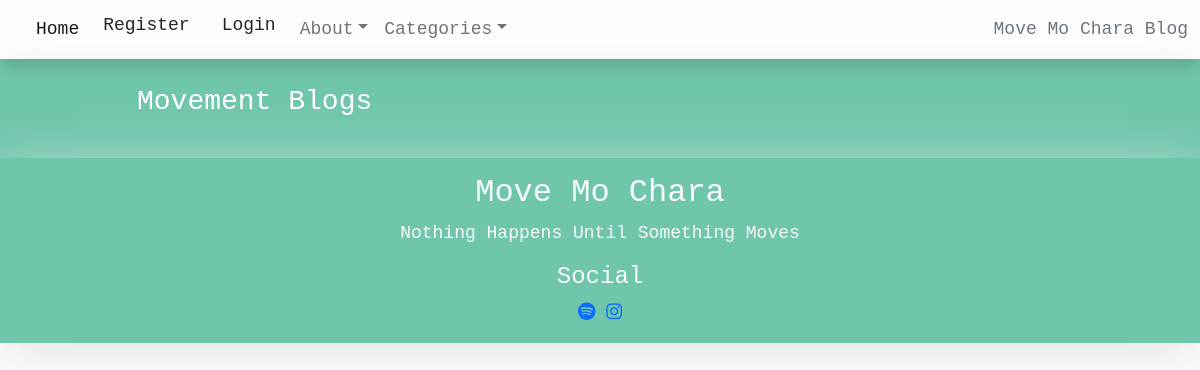
Page /category/movement on the earlier database version.
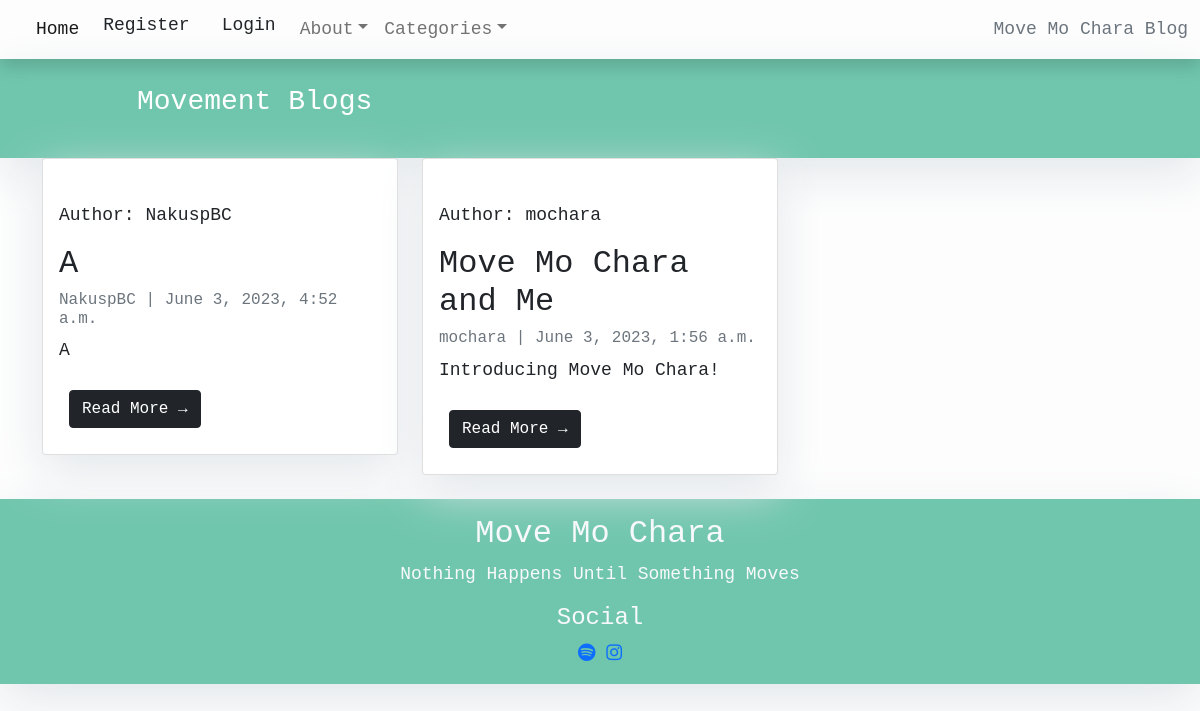
Same page on the later database version.
### blog/models.py (models this page shows, shortened)
class Category(models.Model):
    name = models.CharField(max_length=200)

class Post(models.Model):
    title = models.CharField(max_length=200, unique=True)
    slug = models.SlugField(max_length=200, unique=True)
    author = models.ForeignKey(
        User, on_delete=models.CASCADE, related_name="blog_posts"
    )
    category = models.ForeignKey(Category, on_delete=models.PROTECT, default=1)
    featured_image = CloudinaryField('image', default='placeholder')
    excerpt = models.TextField(blank=True)
    updated_on = models.DateTimeField(auto_now=True)
    content = models.TextField()
    created_on = models.DateTimeField(auto_now_add=True)
    status = models.IntegerField(choices=STATUS, default=0)
    likes = models.ManyToManyField(
        User, related_name='blogpost_like', blank=True)
    class Meta:
        ordering = ["-created_on"]

### blog/views.py (the view)
# urls.py: path('category/<category>', views.CatListView.as_view(), name='cats'),
class CatListView(generic.ListView):
    template_name = 'category.html'
    context_object_name = 'catlist'
    def get_queryset(self):
        content = {'cat': self.kwargs['category'],
                   'posts': Post.objects.filter(category__name=self.kwargs
                   ['category'
                   ]).filter(status=1)}
        return content

### blog/views.py (called while the page is built)
def category_list(request):
    category_list = Category.objects.exclude(name='default')
    context = {'category_list': category_list}
    return context

### templates/category.html (shortened to what this page needs)
{% extends "base.html" %}
{% block content %}
<header class="masthead">
    <div class="container">
        <div class="row">
            <div class=" col-md-8 col-md-10 mx-auto">
                <div class="site-heading">
                    <h3 class=" site-heading my-4 mt-3 text-white">{{ catlist.cat|title }} Blogs</h3>
                </div>
            </div>
        </div>
    </div>
</header>
<div class="container">
    <div class="row">
        <div class="col-md-12 float-left">
            <div class="row">
                {% for post in catlist.posts %}
                <div class="col-md-4">
                <div class="card mb-4">
                    <div class="card-body">
                        <div class="image-container">
                            <div class="image-flash">
                                <p class="author">Author: {{ post.author }}</p>
                            </div>
                        </div>
                        <h2 class="card-title"> {{ post.title }}</h2>
                        <p class="card-text text-muted h6"> {{ post.author }} | {{ post.created_on}} </p>
                        <p class="card-text">{{ post.excerpt }}</p>
                        <a href="{% url 'post_detail' post.slug  %}" class="btn btn-dark">Read More &rarr;</a>
                    </div>
                </div>
                </div>
                {% endfor %}
            </div>
        </div>
    </div>
</div>
{% endblock %}

Differences in the rows shown:
added Category: cat "Movement"
added Post: author "NakuspBC", title "A", created_on "June 3, 2023, 4:52 a.m.", excerpt "A"
added Post: author "mochara", title "Move Mo Chara and Me", created_on "June 3, 2023, 1:56 a.m.", excerpt "Introducing Move Mo Chara!"
Other differences:
{{ catlist.cat|title }}: "Movement" → (not shown)
